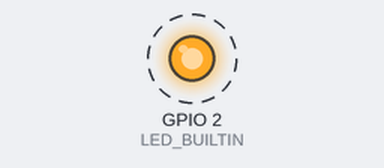
Bench run of a sketch on a simulated ESP32. Parts: output pins drawn as LEDs (lit = HIGH). Dashed ring = blinking. What the sketch prints to the serial monitor is not drawn.

Above: at 1.5 s.
Timing chart, 0 to 5.6 s (numbered marks = the images above):
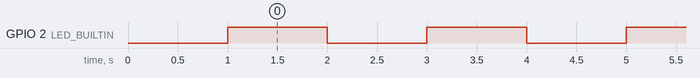

The sketch:

ESP32-02-Hello_World-Blink.ino
```cpp
/*
 * ESP32-02-Hello_World-Blink
 *
 * Prints "Hello world!" on serial and continouslu blinks the onboard LED
 *
 */

void setup() {
  // Enable serial output
  Serial.begin(115200);
  // Wait a second
  delay(1000);
  // Set builtin LED to output
  pinMode(LED_BUILTIN, OUTPUT);
  // Output "Hello world!" with a leading linebreak
  Serial.println("\nHello world!");
}//setup

void loop() {
  // Read state of onboard LED and write the opposite
  digitalWrite(LED_BUILTIN, !digitalRead(LED_BUILTIN));
  // Wait a second
  delay(1000);
}//loop

//EOF
```

Measured:
- by itself, GPIO 2 (LED_BUILTIN): alternates HIGH for 1.0 s and LOW for 1.0 s
